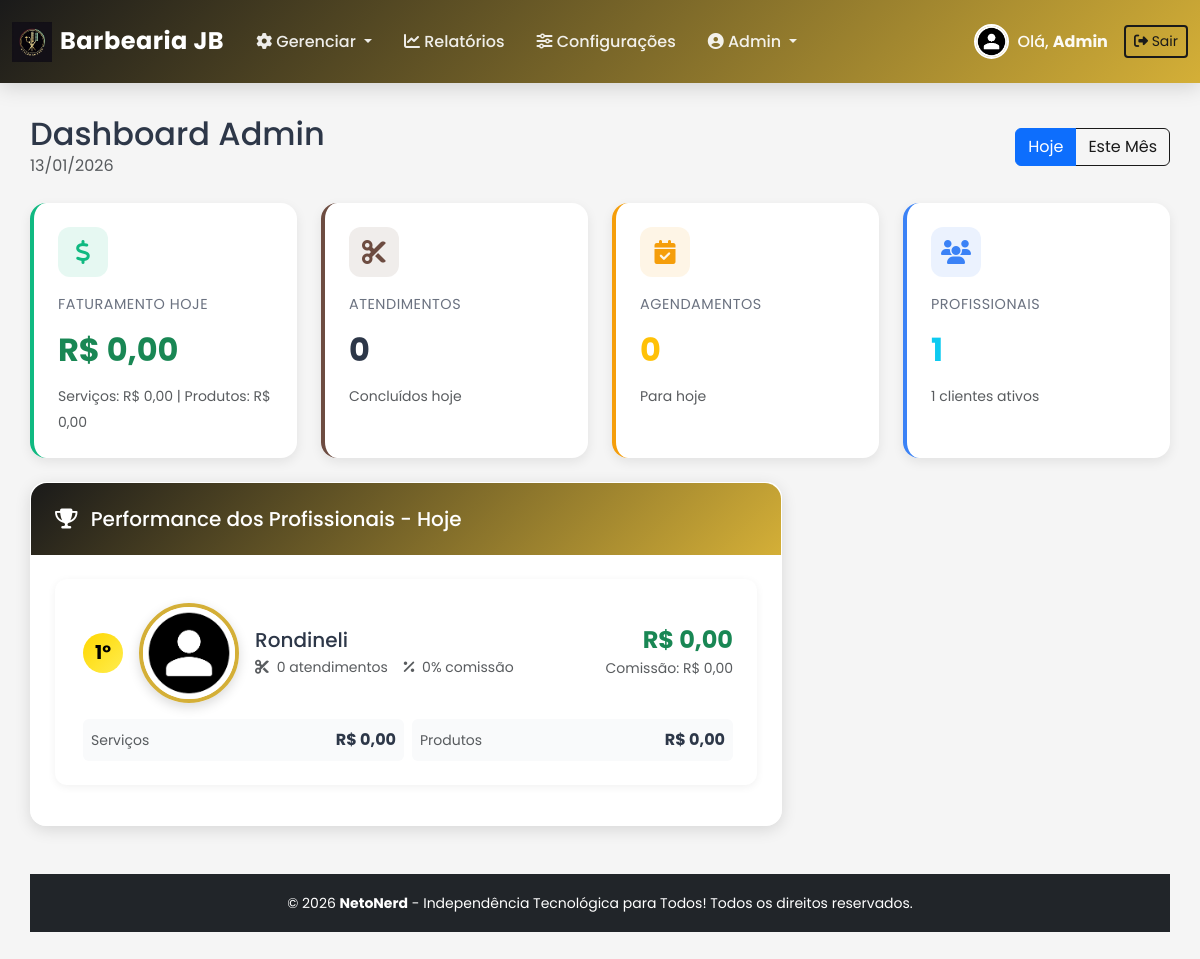
Page /admin/dashboard.php (signed in) on the committed database.
### tables this page shows
CREATE TABLE `configuracoes` (
  `id` int(11) NOT NULL,
  `horario_abertura` time DEFAULT NULL,
  `horario_fechamento` time DEFAULT NULL,
  `intervalo_slot` int(11) DEFAULT 15,
  `prazo_cancelamento_horas` int(11) DEFAULT 24,
  `agendamento_ativo` tinyint(1) DEFAULT 1,
  `tipo_empresa` enum('barbearia','salao','manicure','estetica') DEFAULT 'barbearia',
  `cor_primaria` varchar(7) DEFAULT '#1a1a1a',
  `cor_secundaria` varchar(7) DEFAULT '#d4af37',
  `logo` varchar(255) DEFAULT NULL,
  `cor_fundo` varchar(7) DEFAULT '#f5f5f5',
  `periodo_pagamento` enum('semanal','quinzenal','mensal') DEFAULT 'semanal',
  `dia_fechamento` int(11) DEFAULT 1 COMMENT 'Dia da semana (1-7) para semanal, dia do mês (1-31) para quinzenal/mensal',
  `controle_horario` tinyint(1) DEFAULT 1 COMMENT 'Bloquear registros fora do horário de funcionamento',
  `aprovar_gorjetas` tinyint(1) DEFAULT 1 COMMENT 'Requer aprovação do admin para gorjetas'
);

CREATE TABLE `usuarios` (
  `id` int(11) NOT NULL,
  `nome` varchar(100) NOT NULL,
  `email` varchar(100) NOT NULL,
  `senha` varchar(255) NOT NULL,
  `tipo` enum('cliente','profissional','admin') NOT NULL,
  `telefone` varchar(20) DEFAULT NULL,
  `foto` varchar(255) DEFAULT NULL,
  `avatar` varchar(255) DEFAULT NULL,
  `bio` text DEFAULT NULL,
  `comissao_padrao` decimal(5,2) DEFAULT NULL,
  `ativo` tinyint(1) DEFAULT 1,
  `created_at` datetime DEFAULT current_timestamp()
);

### includes/auth.php (called while the page is built, shortened)
<?php
function esta_logado() {
    return isset($_SESSION['usuario_id']);
}
?>

### includes/utils.php (called while the page is built, shortened)
<?php
function formatar_moeda($valor) {
    return 'R$ ' . number_format($valor, 2, ',', '.');
}
function formatar_data($data) {
    return date('d/m/Y', strtotime($data));
}
?>

### admin/dashboard.php (the view, shortened to what this page needs)
<?php
require_once '../includes/auth.php';
require_once '../includes/db_connect.php';
require_once '../includes/utils.php';
$hoje = date('Y-m-d');
$stmt = $pdo->prepare("
    SELECT
        COALESCE(SUM(sr.preco), 0) as total_servicos,
        COALESCE(COUNT(DISTINCT a.id), 0) as total_atendimentos
    FROM atendimentos a
    LEFT JOIN servicos_realizados sr ON sr.atendimento_id = a.id
    WHERE DATE(a.data_atendimento) = ? AND a.status = 'concluido'
");
$stmt->execute([$hoje]);
$faturamento_dia = $stmt->fetch(PDO::FETCH_ASSOC);
$stmt = $pdo->prepare("
    SELECT COALESCE(SUM(valor_unitario), 0) as total_produtos
    FROM vendas_produtos vp
    JOIN atendimentos a ON a.id = vp.atendimento_id
    WHERE DATE(a.data_atendimento) = ?
");
$stmt->execute([$hoje]);
$produtos_dia = $stmt->fetchColumn();
$faturamento_total_dia = $faturamento_dia['total_servicos'] + $produtos_dia;
$total_clientes = $pdo->query("SELECT COUNT(*) FROM usuarios WHERE tipo = 'cliente' AND ativo = 1")->fetchColumn();
$total_profissionais = $pdo->query("SELECT COUNT(*) FROM usuarios WHERE tipo = 'profissional' AND ativo = 1")->fetchColumn();
$stmt = $pdo->prepare("
    SELECT COUNT(*)
    FROM agendamentos
    WHERE data = ? AND status IN ('agendado', 'confirmado')
");
$stmt->execute([$hoje]);
$agendamentos_hoje = $stmt->fetchColumn();
$stmt = $pdo->prepare("
    SELECT
    u.id,
    u.nome,
    u.avatar,
    COUNT(DISTINCT a.id) as total_atendimentos,
    COALESCE(SUM(sr.preco), 0) as total_servicos,
    COALESCE(SUM(vp.valor_unitario), 0) as total_produtos,
    COALESCE(c.servico, 0) as comissao_servico,
    COALESCE(c.produto, 0) as comissao_produto
FROM usuarios u
LEFT JOIN atendimentos a
    ON a.profissional_id = u.id
    AND DATE(a.data_atendimento) = ?
    AND a.status = 'concluido'
LEFT JOIN servicos_realizados sr ON sr.atendimento_id = a.id
LEFT JOIN vendas_produtos vp ON vp.atendimento_id = a.id
LEFT JOIN comissoes c ON c.profissional_id = u.id
WHERE u.tipo = 'profissional' AND u.ativo = 1
GROUP BY u.id
ORDER BY
    (COALESCE(SUM(sr.preco), 0) + COALESCE(SUM(vp.valor_unitario), 0)) DESC
");
$stmt->execute([$hoje]);
$profissionais_dia = $stmt->fetchAll(PDO::FETCH_ASSOC);
include '../includes/header.php';
?>
<div class="animate-fade-in">
    <div class="d-flex justify-content-between align-items-center mb-4">
        <div>
            <h2 class="mb-0">Dashboard Admin</h2>
            <p class="text-muted mb-0"><?php echo formatar_data($hoje); ?></p>
        </div>
        <div class="btn-group">
            <button class="btn btn-outline-primary active" onclick="toggleView('dia')">Hoje</button>
            <button class="btn btn-outline-primary" onclick="toggleView('mes')">Este Mês</button>
        </div>
    </div>
    <div class="row g-4 mb-4" id="statsDia">
        <div class="col-md-3">
            <div class="stat-card success">
                <div class="stat-icon" style="background: rgba(16, 185, 129, 0.1); color: #10b981;">
                    <i class="fas fa-dollar-sign"></i>
                </div>
                <div class="stat-label">Faturamento Hoje</div>
                <div class="stat-value text-success"><?php echo formatar_moeda($faturamento_total_dia); ?></div>
                <small class="text-muted">
                    Serviços: <?php echo formatar_moeda($faturamento_dia['total_servicos']); ?> |
                    Produtos: <?php echo formatar_moeda($produtos_dia); ?>
                </small>
            </div>
        </div>
        <div class="col-md-3">
            <div class="stat-card primary">
                <div class="stat-icon" style="background: rgba(109, 76, 65, 0.1); color: #6d4c41;">
                    <i class="fas fa-cut"></i>
                </div>
                <div class="stat-label">Atendimentos</div>
                <div class="stat-value"><?php echo $faturamento_dia['total_atendimentos']; ?></div>
                <small class="text-muted">Concluídos hoje</small>
            </div>
        </div>
        <div class="col-md-3">
            <div class="stat-card warning">
                <div class="stat-icon" style="background: rgba(245, 158, 11, 0.1); color: #f59e0b;">
                    <i class="fas fa-calendar-check"></i>
                </div>
                <div class="stat-label">Agendamentos</div>
                <div class="stat-value text-warning"><?php echo $agendamentos_hoje; ?></div>
                <small class="text-muted">Para hoje</small>
            </div>
        </div>
        <div class="col-md-3">
            <div class="stat-card info">
                <div class="stat-icon" style="background: rgba(59, 130, 246, 0.1); color: #3b82f6;">
                    <i class="fas fa-users"></i>
                </div>
                <div class="stat-label">Profissionais</div>
                <div class="stat-value text-info"><?php echo $total_profissionais; ?></div>
                <small class="text-muted"><?php echo $total_clientes; ?> clientes ativos</small>
            </div>
        </div>
    </div>
    <div class="row g-4">
        <div class="col-lg-8">
            <div class="card-glass">
                <div class="card-glass-header d-flex justify-content-between align-items-center">
                    <h5 class="mb-0">
                        <i class="fas fa-trophy me-2"></i>
                        <span id="rankingTitle">Performance dos Profissionais - Hoje</span>
                    </h5>
                </div>
                <div id="rankingDia">
                    <?php if (empty($profissionais_dia)): ?>
                        <p class="text-muted text-center py-4">Nenhum atendimento realizado hoje.</p>
                    <?php else: ?>
                        <?php foreach ($profissionais_dia as $index => $prof):
                            $total = $prof['total_servicos'] + $prof['total_produtos'];
                            $comissao_servico = $prof['total_servicos'] * ($prof['comissao_servico'] / 100);
                            $comissao_produto = $prof['total_produtos'] * ($prof['comissao_produto'] / 100);
                            $comissao = $comissao_servico + $comissao_produto;
                            $rank_class = $index === 0 ? 'rank-1' : ($index === 1 ? 'rank-2' : ($index === 2 ? 'rank-3' : 'rank-default'));
                        ?>
                        <div class="prof-card animate-fade-in-up" style="animation-delay: <?php echo $index * 0.1; ?>s;">
                            <div class="d-flex align-items-center gap-3">
                                <div class="prof-rank <?php echo $rank_class; ?>">
                                    <?php echo $index + 1; ?>º
                                </div>
                                <img src="../assets/img/avatars/<?php echo $prof['avatar'] ?? 'default.png'; ?>"
                                     class="avatar-salao avatar-salao-lg"
                                     alt="<?php echo htmlspecialchars($prof['nome']); ?>">
                                <div class="flex-grow-1">
                                    <h5 class="mb-1"><?php echo htmlspecialchars($prof['nome']); ?></h5>
                                    <div class="d-flex gap-3 text-muted small">
                                        <span>
                                            <i class="fas fa-cut me-1"></i>
                                            <?php echo $prof['total_atendimentos']; ?> atendimentos
                                        </span>
                                        <span>
                                            <i class="fas fa-percent me-1"></i>
                                            <?php echo number_format($prof['comissao_produto'], 0); ?>% comissão
                                        </span>
                                    </div>
                                </div>
                                <div class="text-end">
                                    <div class="h4 mb-0 text-success fw-bold">
                                        <?php echo formatar_moeda($total); ?>
                                    </div>
                                    <small class="text-muted">
                                        Comissão: <?php echo formatar_moeda($comissao); ?>
                                    </small>
                                </div>
                            </div>
                            <div class="row g-2 mt-2">
                                <div class="col-6">
                                    <div class="d-flex justify-content-between align-items-center p-2 rounded" style="background: #f9fafb;">
                                        <small class="text-muted">Serviços</small>
                                        <strong><?php echo formatar_moeda($prof['total_servicos']); ?></strong>
                                    </div>
                                </div>
                                <div class="col-6">
                                    <div class="d-flex justify-content-between align-items-center p-2 rounded" style="background: #f9fafb;">
                                        <small class="text-muted">Produtos</small>
                                        <strong><?php echo formatar_moeda($prof['total_produtos']); ?></strong>
                                    </div>
                                </div>
                            </div>
                        </div>
                        <?php endforeach; ?>
                    <?php endif; ?>
                </div>
            </div>
        </div>
</div>
<?php include '../includes/footer.php'; ?>

### includes/header.php (shortened to what this page needs)
<?php require_once 'auth.php'; require_once 'theme.php'; ?>
<!DOCTYPE html>
<html lang="pt-BR">
<head>
    <link href="https://cdn.jsdelivr.net/npm/bootstrap@5.3.3/dist/css/bootstrap.min.css" rel="stylesheet">
    <link href="https://cdnjs.cloudflare.com/ajax/libs/font-awesome/6.5.0/css/all.min.css" rel="stylesheet">
    <link href="../assets/css/custom.css" rel="stylesheet">
    <link href="../assets/css/components.css" rel="stylesheet">
    <link href="../assets/css/animations.css" rel="stylesheet">
</head>
<body>
<?php if (esta_logado()): ?>
<nav class="navbar navbar-expand-lg navbar-dark navbar-custom">
    <div class="container-fluid">
        <a class="navbar-brand d-flex align-items-center gap-2" href="dashboard.php">
            <?php
            $config_logo = $pdo->query("SELECT logo FROM configuracoes WHERE id = 1")->fetch();
            if (!empty($config_logo['logo'])):
            ?>
                <img src="../assets/img/<?php echo $config_logo['logo']; ?>" alt="Logo" height="40" class="animate-fade-in">
            <?php else: ?>
                <i class="fas fa-cut"></i>
            <?php endif; ?>
            <span>Barbearia JB</span>
        </a>
        <div class="collapse navbar-collapse" id="navbarNav">
            <ul class="navbar-nav me-auto">
                <?php if ($_SESSION['tipo'] === 'cliente'): ?>
                    <li class="nav-item">
                        <a class="nav-link <?php echo basename($_SERVER['PHP_SELF']) === 'dashboard.php' ? 'active' : ''; ?>" href="dashboard.php">
                            <i class="fas fa-home"></i> Feed
                        </a>
                    </li>
                    <li class="nav-item">
                        <a class="nav-link <?php echo basename($_SERVER['PHP_SELF']) === 'agendar.php' ? 'active' : ''; ?>" href="agendar.php">
                            <i class="fas fa-calendar-plus"></i> Agendar
                        </a>
                    </li>
                    <li class="nav-item">
                        <a class="nav-link <?php echo basename($_SERVER['PHP_SELF']) === 'view_agendamentos.php' ? 'active' : ''; ?>" href="view_agendamentos.php">
                            <i class="fas fa-list"></i> Meus Agendamentos
                        </a>
                    </li>
                <?php elseif ($_SESSION['tipo'] === 'admin'): ?>
                    <li class="nav-item dropdown">
                        <a class="nav-link dropdown-toggle" href="#" role="button" data-bs-toggle="dropdown">
                            <i class="fas fa-cog"></i> Gerenciar
                        </a>
                    </li>
                    <li class="nav-item">
                        <a class="nav-link" href="view_reports.php">
                            <i class="fas fa-chart-line"></i> Relatórios
                        </a>
                    </li>
                    <li class="nav-item">
                        <a class="nav-link" href="configuracoes.php">
                            <i class="fas fa-sliders-h"></i> Configurações
                        </a>
                    </li>
                    <li class="nav-item dropdown">
    <a class="nav-link dropdown-toggle" href="#" data-bs-toggle="dropdown">
        <i class="fas fa-user-circle"></i> Admin
    </a>
                </li>
                <?php endif; ?>
            </ul>
            <div class="navbar-text me-3 d-flex align-items-center gap-2">
                <img src="../assets/img/avatars/<?php echo $_SESSION['avatar'] ?? 'default.png'; ?>"
                     alt="Avatar"
                     class="avatar-nav">
                <span class="d-none d-md-inline">
                    Olá, <strong><?php echo explode(' ', $_SESSION['nome'])[0]; ?></strong>
                </span>
            </div>
            <a href="../logout.php" class="btn btn-salao-outline btn-sm">
                <i class="fas fa-sign-out-alt"></i>
                <span class="d-none d-md-inline">Sair</span>
            </a>
        </div>
    </div>
</nav>
<?php endif; ?>
<div class="container container-main animate-fade-in">

### rows in the picture
configuracoes: logo (picture)
usuarios: nome "Rondineli", total_atendimentos "0", comissao_produto "0", total "R$ 0,00", comissao "R$ 0,00", total_servicos "R$ 0,00", total_produtos "R$ 0,00"

### other values in the picture
explode(' ', $_SESSION['nome'])[0] "Admin"
formatar_moeda($faturamento_total_dia) "R$ 0,00"
formatar_moeda($faturamento_dia['total_servicos']) "R$ 0,00"
formatar_moeda($produtos_dia) "R$ 0,00"
$faturamento_dia['total_atendimentos'] "0"
$agendamentos_hoje "0"
$total_profissionais "1"
$total_clientes "1"
